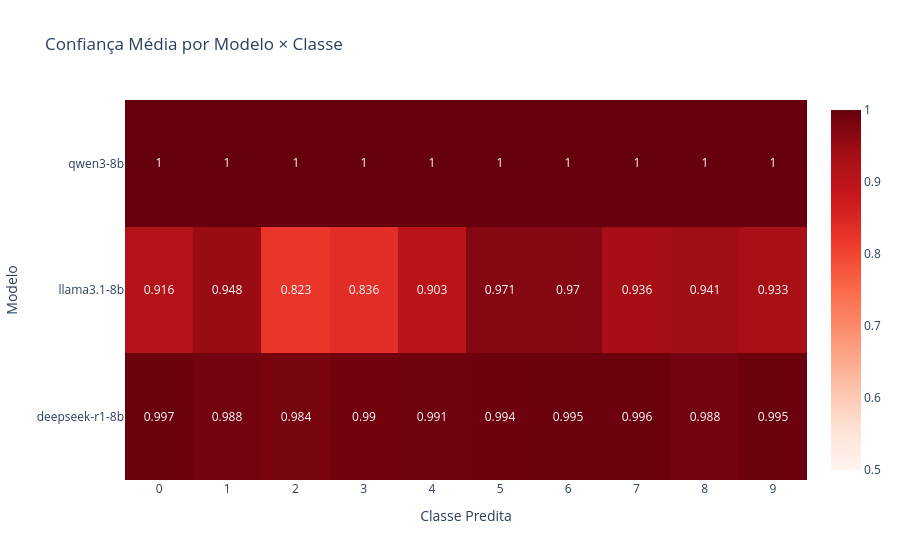

Source (notebook cell):
### Markdown cell above
### - 7.2) Confiança Média por Classe (Heatmap)

### Code cell
rows = []

for model in DEFAULT_MODELS:
    label_col = f"{model}_consensus"
    conf_col  = f"{model}_rep1_conf"

    # 👇 filtra removendo classe -1
    df_tmp = df_annotations[df_annotations[label_col] != -1]

    grouped = df_tmp.groupby(label_col)[conf_col].mean().reset_index()
    grouped.columns = ["class", "mean_conf"]
    grouped["model"] = model

    rows.append(grouped)

df_conf_class = pd.concat(rows).pivot(index="model", columns="class", values="mean_conf")

fig = go.Figure(go.Heatmap(
    z=df_conf_class.values,
    x=[str(c) for c in df_conf_class.columns],
    y=df_conf_class.index.tolist(),
    colorscale="Reds",
    zmin=0.5, zmax=1.0,
    text=df_conf_class.values.round(3),
    texttemplate="%{text}",
))

fig.update_layout(
    title="Confiança Média por Modelo × Classe",
    xaxis_title="Classe Predita",
    yaxis_title="Modelo",
)

fig.show()

### Figure 1 — Plotly figure (JSON) as saved in the notebook; plotly's stock layout.template omitted (floating-point values rounded to 4 significant figures)
{"data": [{"colorscale": [[0, "rgb(255,245,240)"], [0.125, "rgb(254,224,210)"], [0.25, "rgb(252,187,161)"], [0.375, "rgb(252,146,114)"], [0.5, "rgb(251,106,74)"], [0.625, "rgb(239,59,44)"], [0.75, "rgb(203,24,29)"], [0.875, "rgb(165,15,21)"], [1, "rgb(103,0,13)"]], "text": [[0.997, 0.988, 0.984, 0.99, 0.991, 0.994, 0.995, 0.996, 0.988, 0.995], [0.916, 0.948, 0.823, 0.836, 0.903, 0.971, 0.97, 0.936, 0.941, 0.933], [1, 1, 1, 1, 1, 1, 1, 1, 1, 1]], "texttemplate": "%{text}", "type": "heatmap", "x": ["0", "1", "2", "3", "4", "5", "6", "7", "8", "9"], "y": ["deepseek-r1-8b", "llama3.1-8b", "qwen3-8b"], "z": [[0.997, 0.9878, 0.9837, 0.9898, 0.9909, 0.9939, 0.995, 0.9963, 0.9878, 0.9953], [0.9164, 0.9485, 0.8227, 0.8358, 0.9034, 0.9709, 0.9699, 0.9355, 0.9408, 0.9332], [1.0, 0.9997, 0.9997, 1.0, 1.0, 1.0, 1.0, 0.9996, 1.0, 0.9999]], "zmax": 1, "zmin": 0.5}], "layout": {"title": {"text": "Confiança Média por Modelo × Classe"}, "xaxis": {"title": {"text": "Classe Predita"}}, "yaxis": {"title": {"text": "Modelo"}}}}
